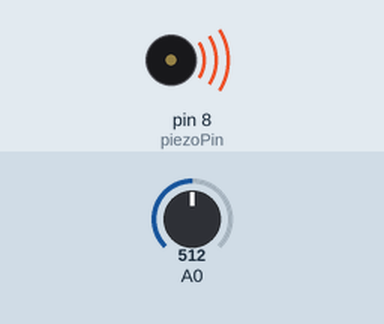
This sketch was run on a simulated Arduino Uno, built with avr-gcc and run on an emulated ATmega328P. Shown: buzzer (waves = sounding). The inputs (shaded band) are chosen by the test bench; at power-on: A0 = 512.

Above: at 1.2 s.
1.3 s: A0 set to 487
At 1.6 s:
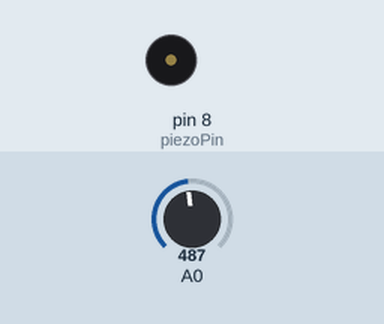
2.8 s: A0 set to 511
At 3.9 s:
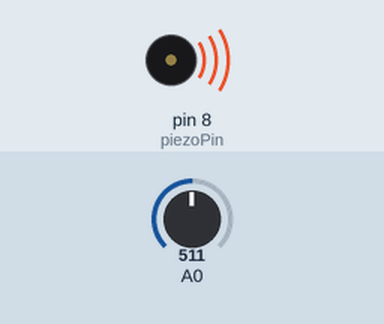
4.3 s: A0 set to 495
At 5.0 s:
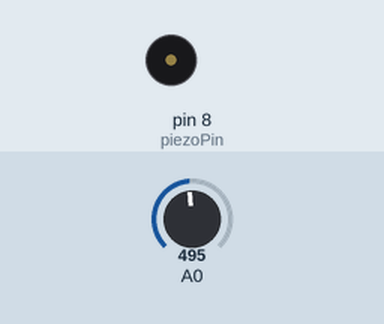
Timing chart, 0 to 7.3 s (numbered marks = the images above; inputs shaded):
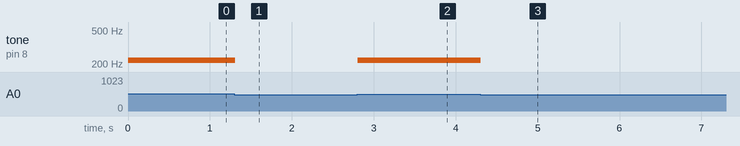

Measured:
- the behaviour switches between 505 and 504 on A0 (found by bisection; images 0 and 1)
- after the input at 1.3 s, tone on pin 8 (piezoPin): 220 Hz → silent at once
- after the input at 2.8 s, tone on pin 8 (piezoPin): silent → 220 Hz at once
- after the input at 4.3 s, tone on pin 8 (piezoPin): 220 Hz → silent at once

The sketch:

main.ino
```cpp
const int piezoPin = 8;

int buttons[6] = {2};

// G, A, E, F || Aka Sol, La, Si in french
int notes[] = {196, 220, 330, 349};

void setup() {
  Serial.begin(9600);
}

void loop() {
  int keyValue = analogRead(A0);

  if(keyValue == 1023){
    tone(piezoPin, notes[3]);
  }else if (keyValue >= 990 && keyValue <= 1010){
    tone(piezoPin, notes[2]);
  }else if (keyValue >= 505 && keyValue <= 515){
    tone(piezoPin, notes[1]);
  }else if (keyValue >= 5 && keyValue <= 10){
    tone(piezoPin, notes[0]);
  }else{
    noTone(8);
  }

  delay(10);
}
```
